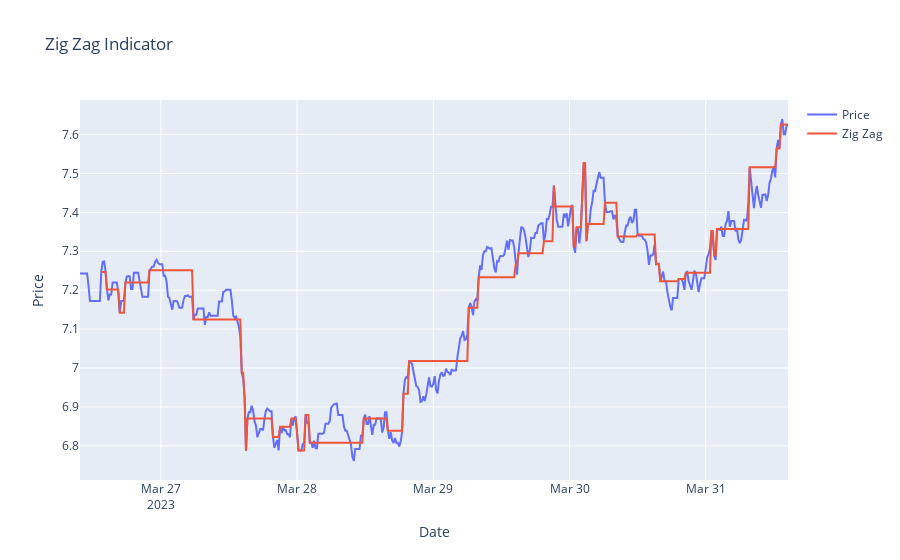

Here is the notebook cell this chart was saved with:
### Code cell
import pandas as pd
import numpy as np
import plotly.graph_objects as go

# Load price data
data = df

# Calculate the percentage change in prices
data['change'] = data['Close'].pct_change()

# Define the threshold for a significant price movement
threshold = 0.006

# Create a new column to store the Zig Zag indicator
data['zigzag'] = np.nan

# Initialize variables to track the current trend and the last significant price movement
trend = 0
last_significant_move = 0

# Loop through the data and calculate the Zig Zag indicator
for i in range(1, len(data)):
    if data['change'][i] > threshold:
        # If the price has increased significantly, mark the current price as a peak
        trend = 1
        last_significant_move = i
        data['zigzag'][i] = data['Close'][i]
    elif data['change'][i] < -threshold:
        # If the price has decreased significantly, mark the current price as a valley
        trend = -1
        last_significant_move = i
        data['zigzag'][i] = data['Close'][i]
    else:
        # If the price has not moved significantly, continue the current trend
        data['zigzag'][i] = data['zigzag'][i-1] if trend == 1 else data['zigzag'][last_significant_move]

# Plot the Zig Zag indicator using Plotly
fig = go.Figure()
fig.add_trace(go.Scatter(x=data['Date'], y=data['Close'], name='Price'))
fig.add_trace(go.Scatter(x=data['Date'], y=data['zigzag'], name='Zig Zag'))
fig.update_layout(title='Zig Zag Indicator', xaxis_title='Date', yaxis_title='Price')
fig.show()

### Figure 1 — Plotly figure (JSON) as saved in the notebook; plotly's stock layout.template omitted (floating-point values rounded to 4 significant figures; data arrays with more than 128 entries replaced by an {"elided": "..."} marker saying what was removed)
{"data": [{"name": "Price", "type": "scatter", "x": {"elided": "500 str values"}, "y": {"elided": "500 float values"}}, {"name": "Zig Zag", "type": "scatter", "x": {"elided": "500 str values"}, "y": {"elided": "500 float values"}}], "layout": {"title": {"text": "Zig Zag Indicator"}, "xaxis": {"title": {"text": "Date"}}, "yaxis": {"title": {"text": "Price"}}}}
